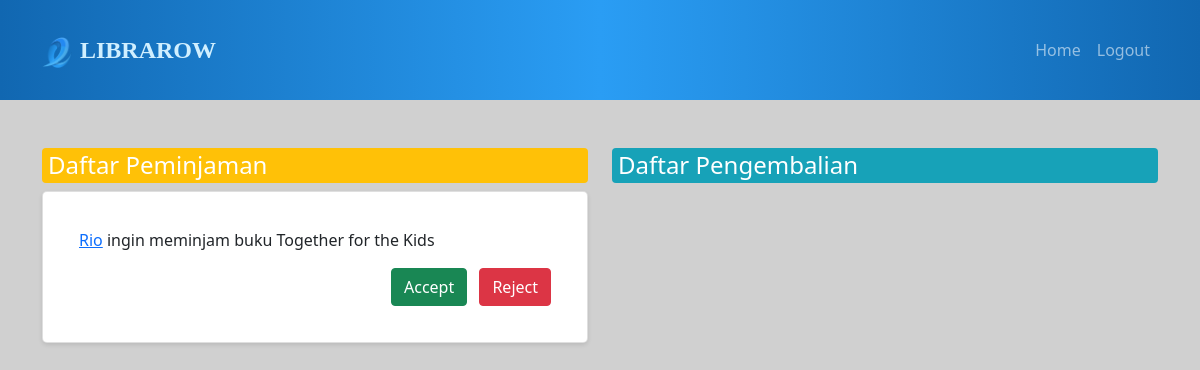
The page /notifikasi_pustakawan.php (signed in) on the database as committed earlier.
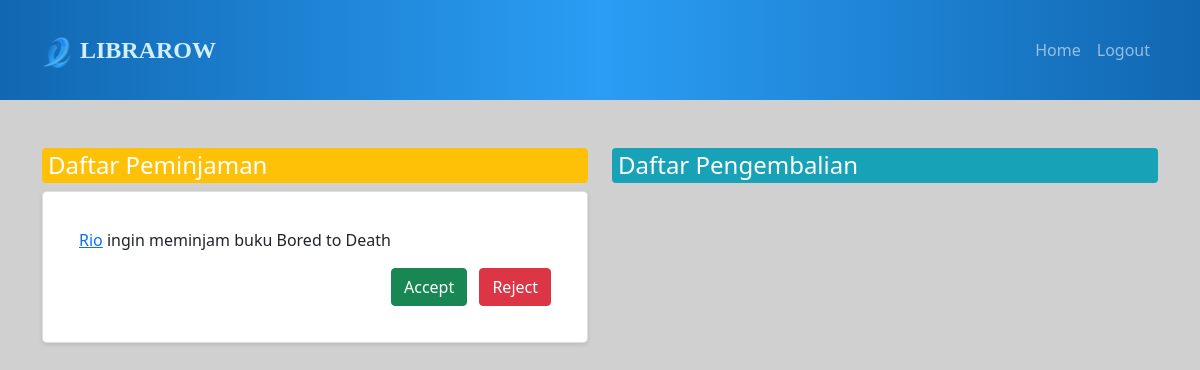
The same page on the database as committed later.
### tables this page shows
CREATE TABLE `peminjaman` (
  `id_pinjam` int(11) NOT NULL,
  `id_user` int(11) NOT NULL,
  `id_pustakawan` int(11) NOT NULL,
  `id_buku` int(11) NOT NULL,
  `tgl_pinjam` date DEFAULT NULL,
  `tgl_kembalian` date DEFAULT NULL,
  `status_peminjaman` enum('pending','rejected','ditolak','dipinjam','dikembalikan','mengembalikan') NOT NULL
);

### functions.php (called while the page is built, shortened)
<?php
$conn = mysqli_connect('localhost','root','','librarow');
function query($query){
    global $conn;
    $result = mysqli_query($conn,$query);
    $row = [];
    while($dbs = mysqli_fetch_assoc($result)){
        $row[] = $dbs;
    }
    return $row;
}
?>

### notifikasi_pustakawan.php (the view, shortened to what this page needs)
<?php
include 'functions.php';
$peminjaman = query("SELECT * FROM peminjaman");
$notifPeminjaman = query("SELECT * FROM peminjaman WHERE status_peminjaman = 'pending'");
$idUserPeminjaman = query("SELECT id_user FROM peminjaman WHERE status_peminjaman = 'pending'");
$arrNama = [];
$arrIdUser = [];
foreach($idUserPeminjaman as $idUserList){
    $idUser = $idUserList['id_user'];
    $namaUser = query("SELECT nama FROM user WHERE id ='$idUser'")[0];
    $saveIdUser = query("SELECT * FROM user WHERE id ='$idUser'")[0];
    $arrIdUser[] = $saveIdUser['id'];
    $arrNama[] = $namaUser['nama'];
}
$arrBuku = [];
foreach($notifPeminjaman as $idBukuList){
    $idBuku = $idBukuList['id_buku'];
    $namaBuku = query("SELECT nama FROM buku WHERE id = '$idBuku'")[0];
    $arrBuku[] = $namaBuku['nama'];
}
?>
<!DOCTYPE html>
<html lang="en">
<head>
    <link rel="stylesheet" href="bootstrap/css/bootstrap.min.css">
    <link rel="stylesheet" href="css/admin_page.css">
</head>
<body style="background-color: #D0D0D0;">
    <nav class="navbar sticky-top navbar-expand-sm navbar-dark bg-dark">
        <div class="container">
            <a class="navbar-brand" href="user_page.php">
                <img src="img/logo.png" alt="logo" width="30" class="me-2">LIBRAROW
            </a>
            <ul class="navbar-nav ms-auto">
                <li class="nav-item">
                    <a class="nav-link" href="admin_page.php" data-bs-toggle="tooltip" data-bs-placement="bottom"
                        title="Home" data-bs-animation="true">Home</a>
                </li>
                <li class="nav-item">
                    <a class="nav-link" href="user_logout.php" data-bs-toggle="tooltip" data-bs-placement="bottom" title="Logout" data-bs-animation="true">Logout</a>
                </li>
            </ul>
        </div>
    </nav>
    <div class="container mt-5">
        <div class="row">
            <div class="col-md-6">
                <h4 class="label-peminjaman">Daftar Peminjaman</h4>
                <?php $i = 0; ?>
                <?php foreach ($notifPeminjaman as $notif) : ?>
                    <div class="card notification-card">
                        <div class="card-body">
                            <p><a href="informasi_mhs.php?id=<?= $arrIdUser[$i]; ?>"><?= $arrNama[$i]; ?></a> ingin meminjam buku <?= $arrBuku[$i]; ?></p>
                            <div class="text-end">
                                <a href="accept_book.php?id=<?= $notif['id_pinjam'] ?>" class="btn btn-success me-2">Accept</a>
                                <a href="reject_book.php?id=<?= $notif['id_pinjam'] ?>" class="btn btn-danger">Reject</a>
                            </div>
                        </div>
                    </div>
                    <?php $i++; ?>
                <?php endforeach; ?>
            </div>
            <div class="col-md-6">
                <h4 class="label-pengembalian">Daftar Pengembalian</h4>
            </div>
        </div>
    </div>
</body>
</html>

Rows that differ between the two databases and show on the page:
no longer on this page (row edited): peminjaman: i "Rio", i "Together for the Kids"
added peminjaman: i "Rio", i "Bored to Death"
